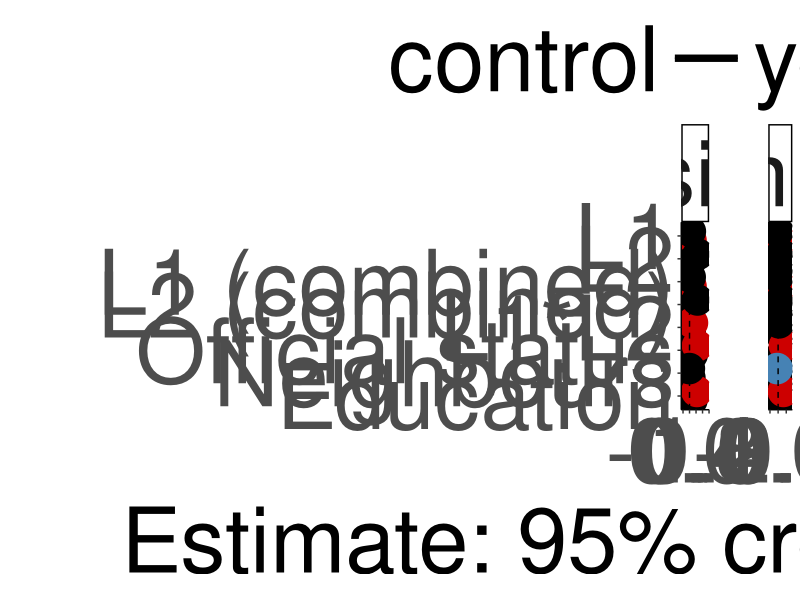
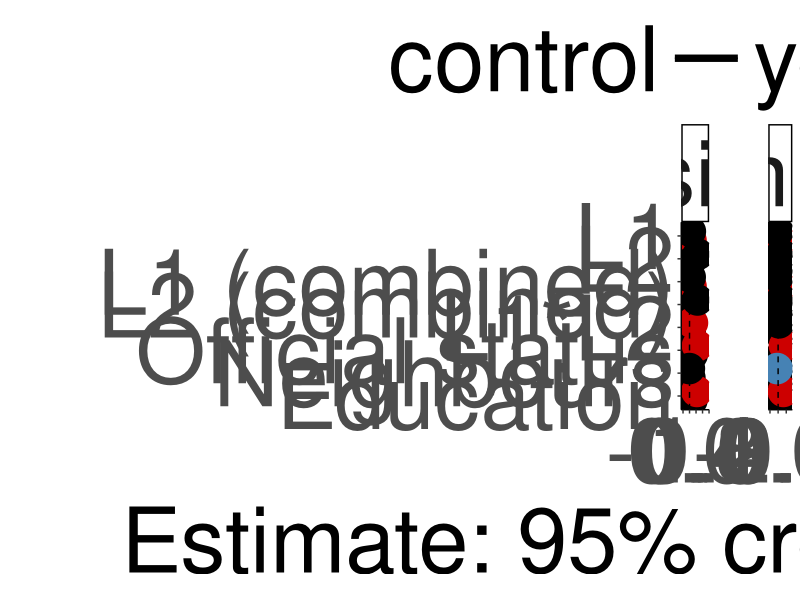
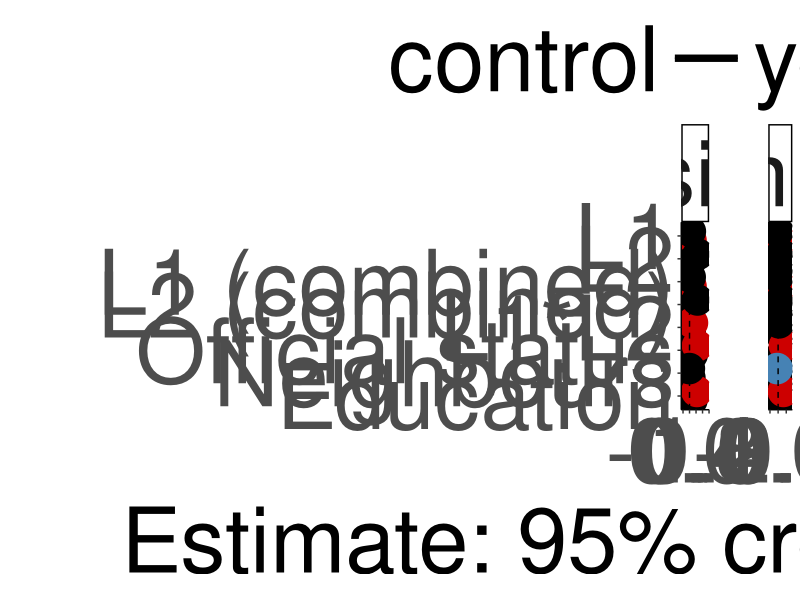
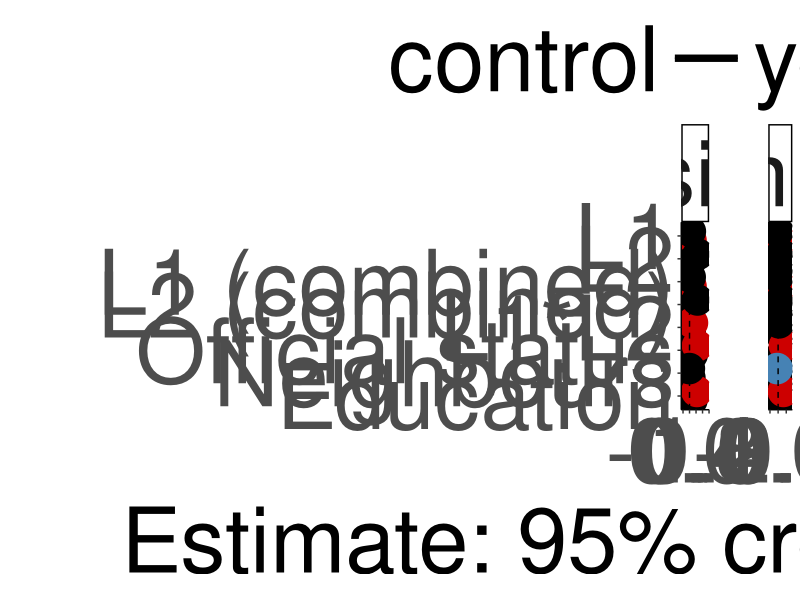
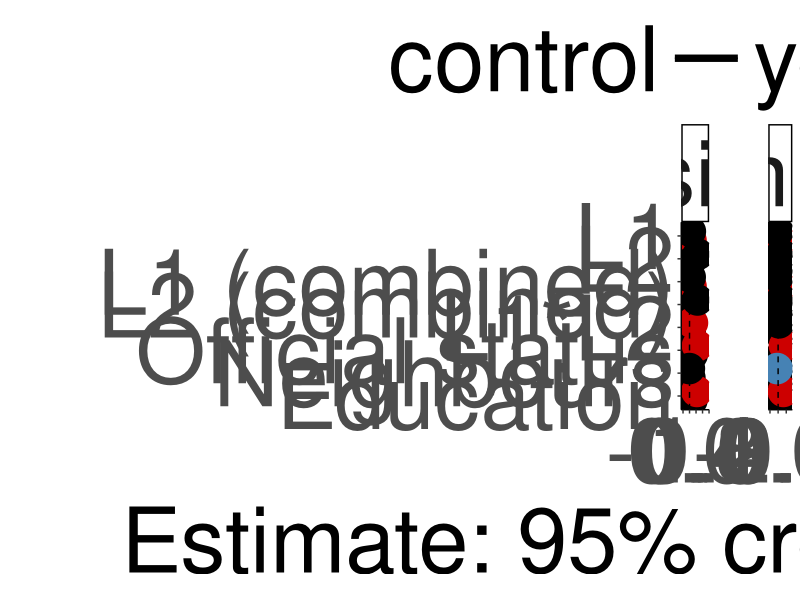
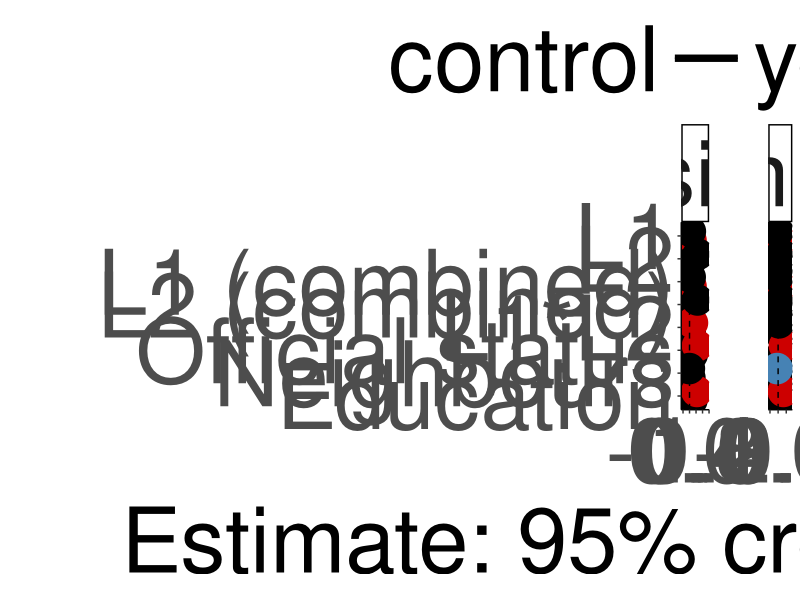

The R source for these figures, in order:
suppressPackageStartupMessages({
  library(dplyr)
  library(ggplot2)
})

# script was written by Olena Shcherbakova and modified by Sam Passmore

effs_I <-
  read.csv("output_tables/ effects Informativity_social_models .csv")
effs_I$variable <- "informativity"

effs_B <-
  read.csv("output_tables/ effects Boundness_social_models .csv")
effs_B$variable <- "fusion"

effs_1 <- as.data.frame(rbind(effs_B, effs_I))

effs_1$control <- "yes"

effs_I <-
  read.csv("output_tables/ effects Informativity_social_only_models .csv")
effs_I$variable <- "informativity"

effs_B <-
  read.csv("output_tables/ effects Boundness_social_only_models .csv")
effs_B$variable <- "fusion"

effs_2 <- as.data.frame(rbind(effs_B, effs_I))
effs_2$control <- "no"

effs <- as.data.frame(rbind(effs_1, effs_2))

effs_main <- effs %>%
  rename(lower = 2,
         upper = 4,
         mean = 3) %>%
  filter(!grepl("nonlinear", model)) %>%
  filter(!grepl("SD", effect)) %>%
  filter(!grepl("Intercept", effect))


#removing "(linear)" part within the model column
effs_main$model <- gsub("(\\s*\\(\\w+\\))", "", effs_main$model)

#adding "combined" after L1/L1 proportion where applicable
effs_main$effect <-
  ifelse(
    grepl("L1 speakers\\+", effs_main$model),
    paste(effs_main$effect, "(combined)"),
    effs_main$effect
  )

effs_main <- effs_main %>%
  mutate(
    effect = dplyr::recode(
      effect,
      "L2 proportion (combined)" = "L2 (combined)",
      "L1*L2 proportion" = "L1*L2",
      "L2 proportion" = "L2"
    )
  )

eff_main_plot_df = effs_main %>%
  as.data.frame() %>%
  mutate_if(is.character, as.factor) %>%
  mutate(effect = factor(
    effect,
    levels = c(
      "Education",
      "Neighbours",
      "Official status",
      "L1*L2",
      "L2 (combined)",
      "L1 (combined)",
      "L2",
      "L1"
    )
  )) %>%
  mutate(importance = case_when((lower < 0 &
                                   upper < 0)  ~ "negative",
                                (lower > 0 &
                                   upper > 0)  ~ "positive",
                                (lower < 0 & upper > 0) |
                                  (lower < 0 &
                                     upper == 0) | (lower == 0 & upper > 0) ~ "no"
  )) %>%
  mutate(importance = as.factor(importance)) %>%
  mutate(importance = factor(
    importance,
    levels = c("no", "positive", "negative"),
    ordered = TRUE
  )) %>%
  mutate(control = factor(control, levels = c("yes", "no"), ordered = TRUE))

effs_main_plot_bw = ggplot(eff_main_plot_df,
                           aes(
                             y = effect,
                             x = mean,
                             linetype = control,
                             color = importance
                           )) +
  geom_errorbar(
    aes(xmin = lower, xmax = upper),
    width = 0.6,
    size = 2.5,
    position = position_dodge(w = 0.8)
  ) +
  geom_point(size = 10,
             position = position_dodge(w = 0.8)) +
  geom_line(position = position_dodge(w = 0.8)) +
  geom_vline(aes(xintercept = 0),
             lty = 2) +
  scale_color_manual(values = c("black", "red3", "steelblue")) +
  ylab("") +
  xlab("Estimate: 95% credible interval") +
  theme_classic() +
  facet_grid(. ~ variable, scales = "free_x", space = "free") +
  theme(
    axis.text = element_text(size = 65),
    legend.text = element_text(size = 65),
    axis.title = element_text(size = 65),
    legend.title = element_text(size = 65),
    strip.text.x = element_text(size = 65),
    legend.spacing.y = unit(2.7, 'cm'),
    legend.key.size = unit(2, 'cm'),
    legend.direction = "horizontal",
    legend.position = "top",
    panel.spacing.x = unit(15, "mm")
  ) +
  guides(color = "none")

effs_main_plot_bw
ggsave(
  file = "output/effects_plot.svg",
  plot = effs_main_plot_bw,
  height = 22,
  width = 36,
  dpi = 300
)

effs_main_plot_bw
ggsave(
  file = "output/effects_plot.pdf",
  plot = effs_main_plot_bw,
  height = 22,
  width = 36,
  dpi = 300
)

effs_main_plot_bw
ggsave(
  file = "output/effects_plot.jpeg",
  plot = effs_main_plot_bw,
  height = 22,
  width = 36,
  dpi = 300
)
